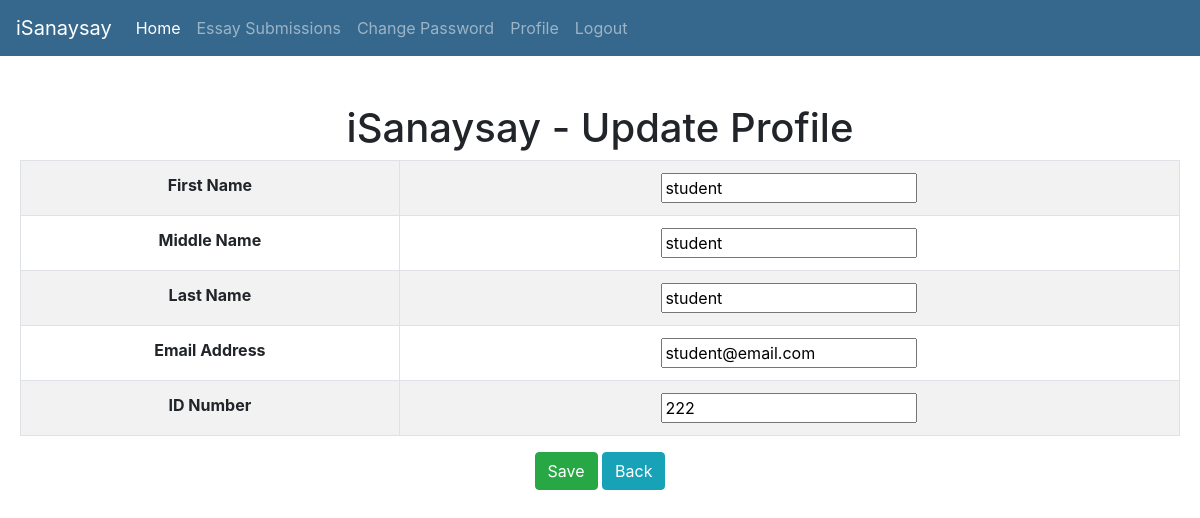
Page /isanaysay/update_profile/3 (signed in) on the committed database.
### users/models.py (models this page shows)
class CustomUser(AbstractUser):
    pass
    isStudent_Choices = (
        ('S', 'Student'),
        ('T', 'Teacher'),
    )
    first_name = models.CharField(verbose_name="First Name", max_length=100, default="")
    middle_name = models.CharField(verbose_name="Middle Name", max_length=100, default="")
    last_name = models.CharField(verbose_name="Last Name", max_length=100, default="")
    email_address = models.CharField(verbose_name="Email Address", max_length=100, default="some@email.com")
    id_number = models.CharField(verbose_name="ID Number", max_length=50, default="")
    isStudent = models.CharField(max_length=1,choices=isStudent_Choices, default='S', verbose_name="Student or Teacher")
    def __str__(self):
        return self.first_name + " " + self.middle_name + " " + self.last_name

### users/views.py (the view)
# urls.py: url(r'^update_profile/(?P<user_id>\d+)$', update_profile, name='update-profile'),
def update_profile(request, user_id):
    template = "update_profile.html"
    user = CustomUser.objects.get(id=int(user_id))
    print(user)
    if request.method == "POST":
        form = CustomUserChangeForm(request.POST, instance=user)
        print(form.is_valid())
        if form.is_valid():
            form.save()
            context = {
                'update_profile_form': CustomUserChangeForm(instance=user),
            }
    else:
        context = {
            'update_profile_form': CustomUserChangeForm(instance=user),
        }
    return render(request, template, context)

### users/forms.py
class CustomUserChangeForm(UserChangeForm):
    class Meta:
        model = CustomUser
        fields = ('email', 'first_name', 'middle_name', 'last_name', 'id_number')

### templates/update_profile.html (shortened to what this page needs)
{% extends 'base.html' %}
{% block content %}
	<div id="parent"><div id="child"><br/><br/>
		<h1>iSanaysay - Update Profile</h1>
		<form role="form" action="" method="POST">
			<table class="table table-bordered table-striped">
				<tbody>
					<tr>
						<th>First Name</th>
						<th>{{ update_profile_form.first_name }}</th>
					</tr>
					<tr>
						<th>Middle Name</th>
						<th>{{ update_profile_form.middle_name }}</th>
					</tr>
					<tr>
						<th>Last Name</th>
						<th>{{ update_profile_form.last_name }}</th>
					</tr>
					<tr>
						<th>Email Address</th>
						<th>{{ update_profile_form.email }}</th>
					</tr>
					<tr>
						<th>ID Number</th>
						<th>{{ update_profile_form.id_number }}</th>
					</tr>
				</tbody>
			</table>
			<button type="submit" class="btn btn-success">Save</button>
			<a href="{% url 'home' %}" class="btn btn-info">Back</a>
		</form>
	</div></div>
{% endblock %}

### templates/base.html (style rules this page uses)
#parent { display: table; width: 100%; }
#child { display: table-cell; text-align: center; vertical-align: middle; padding-left:20px; padding-right:20px; }

### rows in the picture
CustomUser: first_name "student", middle_name "student", last_name "student", email "student@email.com", id_number "222"
